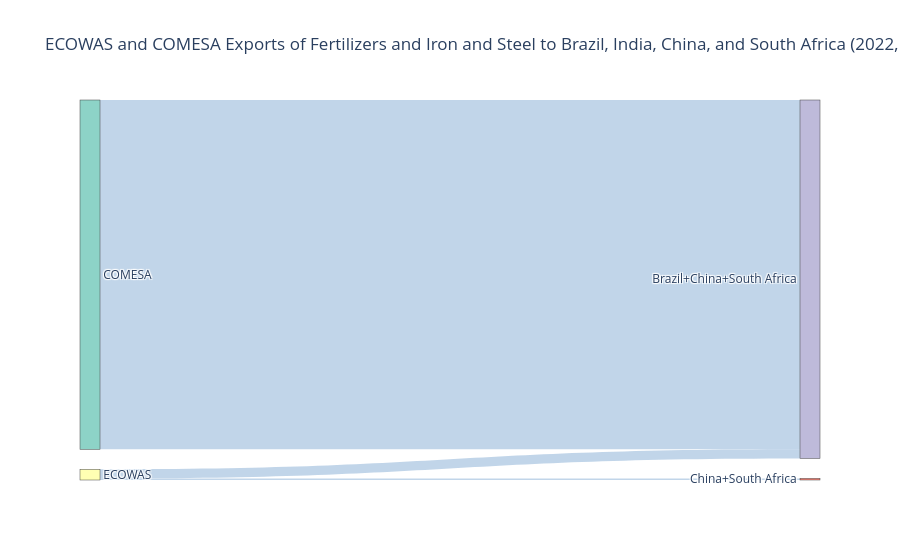

Write notebook code for a chart like this one.
### Markdown cell above
**ECOWAS and COMESA Exports of Fertilizers and Iron and Steel to Brazil, India, China, and South Africa (2022, 2023)

### Code cell
# Scenario: Multiple Reporters, Partners, and Commodities
# ECOWAS and COMESA Exports of Fertilizers and Iron and Steel to Brazil, India, China, and South Africa (2022, 2023)

# variables
typeCode = 'C'  # commodity
freqCode = 'A'  # annual

# Grouping logic:
# +  → combines countries into one group
# ,  → runs multiple queries in one request

# Country/group codes are based on:
# https://comtradeapi.un.org/files/v1/app/reference/country_groups.json

# Economic Community of West African States vs. Common Market for Eastern and Southern Africa
reporterCode = 'ECOWAS, COMESA'
partnerCode = '76+356+156+710'  # Brazil+India+China+South Africa

period = '2022, 2023'

# 2-digit SITC commodity code
cmdCode = '27, 67'  # Fertilizers (27) and Iron and steel (67)
flowCode = 'X'  # 'X'-Export ; 'M'-Import

# call API
df = fetch_trade_data(
    subscription_key,
    typeCode,
    freqCode,
    period,
    reporterCode,
    cmdCode,
    flowCode,
    partnerCode
)
df_grouped, df_clean = process_trade_data(df)
print(df_grouped.head())

df_pivot = pivot_trade(df_clean, index_cols=['reporterDesc', 'partnerDesc', 'cmdDesc'],
                       value_col="trade_billions")
print(df_pivot.head())

# Plot
plot_comtrade_data(df_clean)

plot_sankey(
    df=df_grouped,
    source="reporterDesc",
    target="partnerDesc",
    value="trade_billions",
    title="ECOWAS and COMESA Exports of Fertilizers and Iron and Steel to Brazil, India, China, and South Africa (2022, 2023)"
)

### Figure 1 — Plotly figure (JSON) as saved in the notebook; plotly's stock layout.template omitted (floating-point values rounded to 4 significant figures)
{"data": [{"link": {"color": "rgba(100,150,200,0.4)", "source": [0, 1, 1], "target": [2, 2, 3], "value": [1.641, 0.04279, 0.007398]}, "node": {"color": ["rgb(141,211,199)", "rgb(255,255,179)", "rgb(190,186,218)", "rgb(251,128,114)"], "label": ["COMESA", "ECOWAS", "Brazil+China+South Africa", "China+South Africa"]}, "type": "sankey"}], "layout": {"font": {"size": 12}, "title": {"text": "ECOWAS and COMESA Exports of Fertilizers and Iron and Steel to Brazil, India, China, and South Africa (2022, 2023)"}}}
